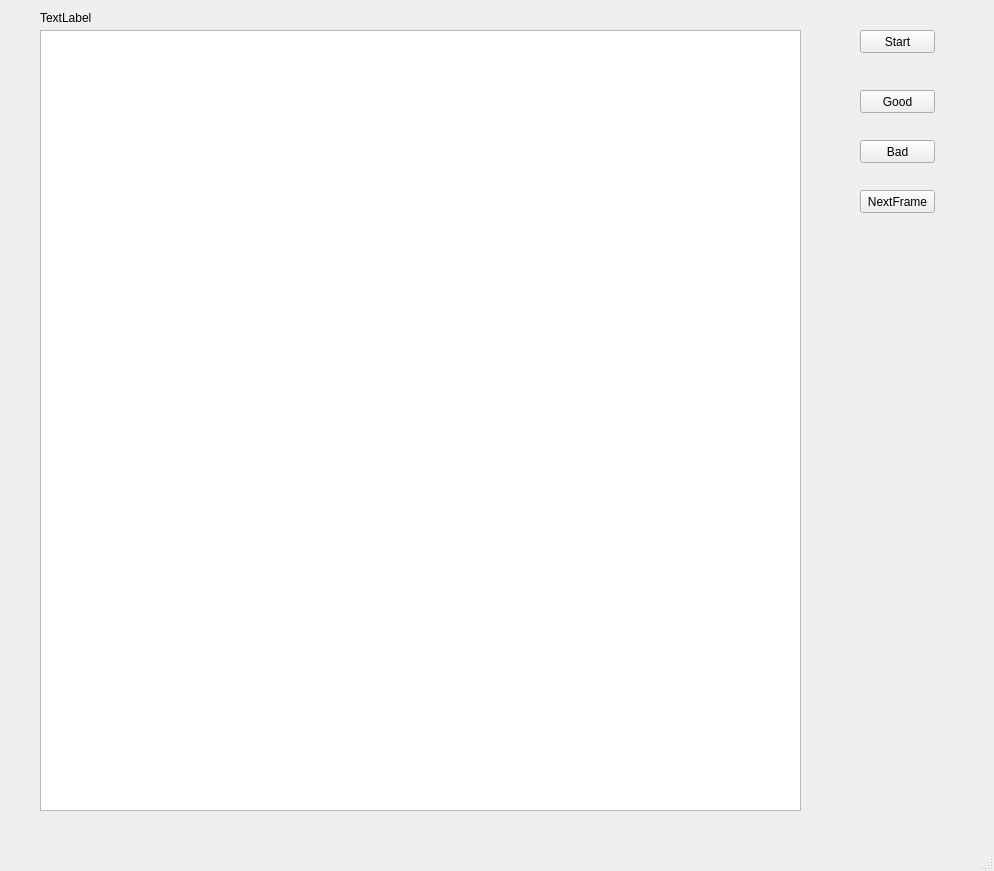
<?xml version="1.0" encoding="UTF-8"?>
<ui version="4.0">
 <class>MainWindow</class>
 <widget class="QMainWindow" name="MainWindow">
  <property name="geometry">
   <rect>
    <x>0</x>
    <y>0</y>
    <width>994</width>
    <height>871</height>
   </rect>
  </property>
  <property name="windowTitle">
   <string>MainWindow</string>
  </property>
  <widget class="QWidget" name="centralwidget">
   <widget class="QGraphicsView" name="VideoView">
    <property name="enabled">
     <bool>true</bool>
    </property>
    <property name="geometry">
     <rect>
      <x>40</x>
      <y>30</y>
      <width>761</width>
      <height>781</height>
     </rect>
    </property>
    <property name="mouseTracking">
     <bool>true</bool>
    </property>
    <property name="interactive">
     <bool>true</bool>
    </property>
    <property name="sceneRect">
     <rectf>
      <x>0.000000000000000</x>
      <y>0.000000000000000</y>
      <width>480.000000000000000</width>
      <height>640.000000000000000</height>
     </rectf>
    </property>
    <property name="alignment">
     <set>Qt::AlignLeading|Qt::AlignLeft|Qt::AlignTop</set>
    </property>
   </widget>
   <widget class="QPushButton" name="StartButton">
    <property name="geometry">
     <rect>
      <x>860</x>
      <y>30</y>
      <width>75</width>
      <height>23</height>
     </rect>
    </property>
    <property name="text">
     <string>Start</string>
    </property>
   </widget>
   <widget class="QPushButton" name="SetStateGoodButton">
    <property name="geometry">
     <rect>
      <x>860</x>
      <y>90</y>
      <width>75</width>
      <height>23</height>
     </rect>
    </property>
    <property name="text">
     <string>Good</string>
    </property>
   </widget>
   <widget class="QPushButton" name="SetStateBadButton">
    <property name="geometry">
     <rect>
      <x>860</x>
      <y>140</y>
      <width>75</width>
      <height>23</height>
     </rect>
    </property>
    <property name="text">
     <string>Bad</string>
    </property>
   </widget>
   <widget class="QPushButton" name="NextFrameButton">
    <property name="geometry">
     <rect>
      <x>860</x>
      <y>190</y>
      <width>75</width>
      <height>23</height>
     </rect>
    </property>
    <property name="text">
     <string>NextFrame</string>
    </property>
   </widget>
   <widget class="QLabel" name="coordLabel">
    <property name="geometry">
     <rect>
      <x>40</x>
      <y>10</y>
      <width>141</width>
      <height>16</height>
     </rect>
    </property>
    <property name="text">
     <string>TextLabel</string>
    </property>
   </widget>
  </widget>
  <widget class="QMenuBar" name="menubar">
   <property name="geometry">
    <rect>
     <x>0</x>
     <y>0</y>
     <width>994</width>
     <height>21</height>
    </rect>
   </property>
  </widget>
  <widget class="QStatusBar" name="statusbar"/>
 </widget>
 <resources/>
 <connections/>
</ui>
